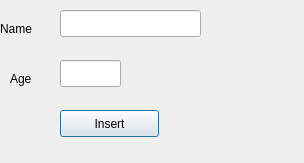
<?xml version="1.0" encoding="UTF-8"?>
<ui version="4.0">
 <class>Insert</class>
 <widget class="QDialog" name="Insert">
  <property name="geometry">
   <rect>
    <x>0</x>
    <y>0</y>
    <width>304</width>
    <height>163</height>
   </rect>
  </property>
  <property name="windowTitle">
   <string>Dialog</string>
  </property>
  <widget class="QLabel" name="label">
   <property name="geometry">
    <rect>
     <x>0</x>
     <y>20</y>
     <width>67</width>
     <height>17</height>
    </rect>
   </property>
   <property name="text">
    <string>Name</string>
   </property>
  </widget>
  <widget class="QLabel" name="label_2">
   <property name="geometry">
    <rect>
     <x>10</x>
     <y>70</y>
     <width>41</width>
     <height>17</height>
    </rect>
   </property>
   <property name="text">
    <string>Age</string>
   </property>
  </widget>
  <widget class="QLineEdit" name="txtName">
   <property name="geometry">
    <rect>
     <x>60</x>
     <y>10</y>
     <width>141</width>
     <height>27</height>
    </rect>
   </property>
  </widget>
  <widget class="QLineEdit" name="txtAge">
   <property name="geometry">
    <rect>
     <x>60</x>
     <y>60</y>
     <width>61</width>
     <height>27</height>
    </rect>
   </property>
  </widget>
  <widget class="QPushButton" name="btnInsert">
   <property name="geometry">
    <rect>
     <x>60</x>
     <y>110</y>
     <width>99</width>
     <height>27</height>
    </rect>
   </property>
   <property name="text">
    <string>Insert</string>
   </property>
  </widget>
 </widget>
 <resources/>
 <connections/>
</ui>
